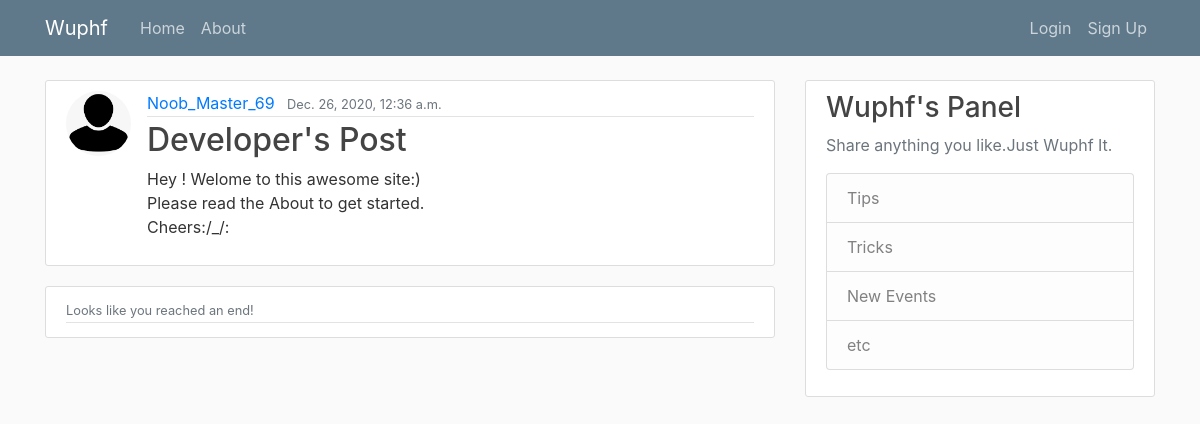
Screenshot of /blog/ with the database file from the repository.
### my_blog/models.py (models this page shows, shortened)
class Article(models.Model):
	title = models.CharField(max_length=20)
	entry = models.TextField()
	author = models.ForeignKey(User, on_delete=models.CASCADE)
	date_posted = models.DateTimeField(default=timezone.now)

### users/models.py (models this page shows, shortened)
class Profile(models.Model):
	user = models.OneToOneField(User, on_delete=models.CASCADE)
	image = models.ImageField(default='default.jpg', upload_to='profile_pics')

### my_blog/views.py (the view)
# urls.py: path('',PostListView.as_view(),name='home') ,
class PostListView(ListView):
	model = Article
	ordering = ['-date_posted']

### templates/my_blog/article_list.html
{% extends "base.html" %}
{% block start %}
{% for obj in object_list %}
<article class="media content-section">
	<img class="rounded-circle article-img" src="{{ obj.author.profile.image.url }}">
  <div class="media-body">
    <div class="article-metadata">
      <a class="mr-2" href="{% url 'my_blog:user_post' obj.author.username %}">{{ obj.author }}</a>
      <small class="text-muted">{{ obj.date_posted }}</small>
    </div>
    <h2><a class="article-title" href="{% url 'my_blog:detail' obj.id%}">{{obj.title  }}</a></h2>
    <p class="article-content">{{ obj.entry }}</p>
  </div>
</article>
{% endfor %}
<article class="media content-section">
  <div class="media-body">
    <div class="article-metadata">
      <small class="text-muted">Looks like you reached an end!</small>
    </div>
  </div>
</article>
{% endblock %}

### templates/base.html (shortened to what this page needs)
{% load static %}
<!DOCTYPE HTML>
<html lang="en">
  <head>
      <link rel="stylesheet" href="https://maxcdn.bootstrapcdn.com/bootstrap/4.0.0/css/bootstrap.min.css">
      <link rel="stylesheet" type="text/css" href="{% static 'my_blog/main.css' %}">
  </head>
  <body>
      <header class="site-header">
      <nav class="navbar navbar-expand-md navbar-dark bg-steel fixed-top">
        <div class="container">
          <a class="navbar-brand mr-4" href="/">Wuphf</a>
          <div class="collapse navbar-collapse" id="navbarToggle">
            <div class="navbar-nav mr-auto">
              <a class="nav-item nav-link" href="{% url 'my_blog:home' %}">Home</a>
               <a class="nav-item nav-link" href="{% url 'about' %}">About</a>
            </div>
            <div class="navbar-nav">
              {% if user.is_authenticated  %}
              <a class="nav-item nav-link" href="{% url 'my_blog:add' %}">New Wuphf</a>
              <a class="nav-item nav-link" href="{% url 'profile' %}">My Profile</a>
                <a class="nav-item nav-link" href="{% url 'logout' %}">Logout</a>
                {% else %}
                <a class="nav-item nav-link" href="{% url 'login' %}">Login</a>
                <a class="nav-item nav-link" href="{% url 'register' %}">Sign Up</a>
              {% endif %}
            </div>
          </div>
        </div>
      </nav>
</header>
        <main role="main" class="container">
          <div class="row">
            <div class="col-md-8">
              {% block start %}{% endblock %}
            </div>
            <div class="col-md-4">
        <div class="content-section">
          <h3>Wuphf's Panel</h3>
          <p class='text-muted'>Share anything you like.Just Wuphf It.
            <ul class="list-group">
              <li class="list-group-item list-group-item-light">Tips</li>
              <li class="list-group-item list-group-item-light">Tricks</li>
              <li class="list-group-item list-group-item-light">New Events</li>
              <li class="list-group-item list-group-item-light">etc</li>
            </ul>
          </p>
        </div>
      </div>
    </div>
</main>
  </body>
</html>

### my_blog/static/my_blog/main.css (style rules this page uses)
body { background: #fafafa; color: #333333; margin-top: 5rem; }
h1, h2, h3, h4, h5, h6 { color: #444444; }
ul { margin: 0; }
.bg-steel { background-color: #5f788a; }
.site-header .navbar-nav .nav-link { color: #cbd5db; }
.content-section { background: #ffffff; padding: 10px 20px; border: 1px solid #dddddd; border-radius: 3px; margin-bottom: 20px; }
.article-title { color: #444444; }
.article-content { white-space: pre-line; }
.article-img { height: 65px; width: 65px; margin-right: 16px; }
.article-metadata { padding-bottom: 1px; margin-bottom: 4px; border-bottom: 1px solid #e3e3e3 }

### rows the page displays
Article: author.profile.image (placeholder picture), author "Noob_Master_69", date_posted "Dec. 26, 2020, 12:36 a.m.", title "Developer's Post", entry "Hey ! Welome to this awesome site:) Please read the About to get started. Cheers:/_/:"
